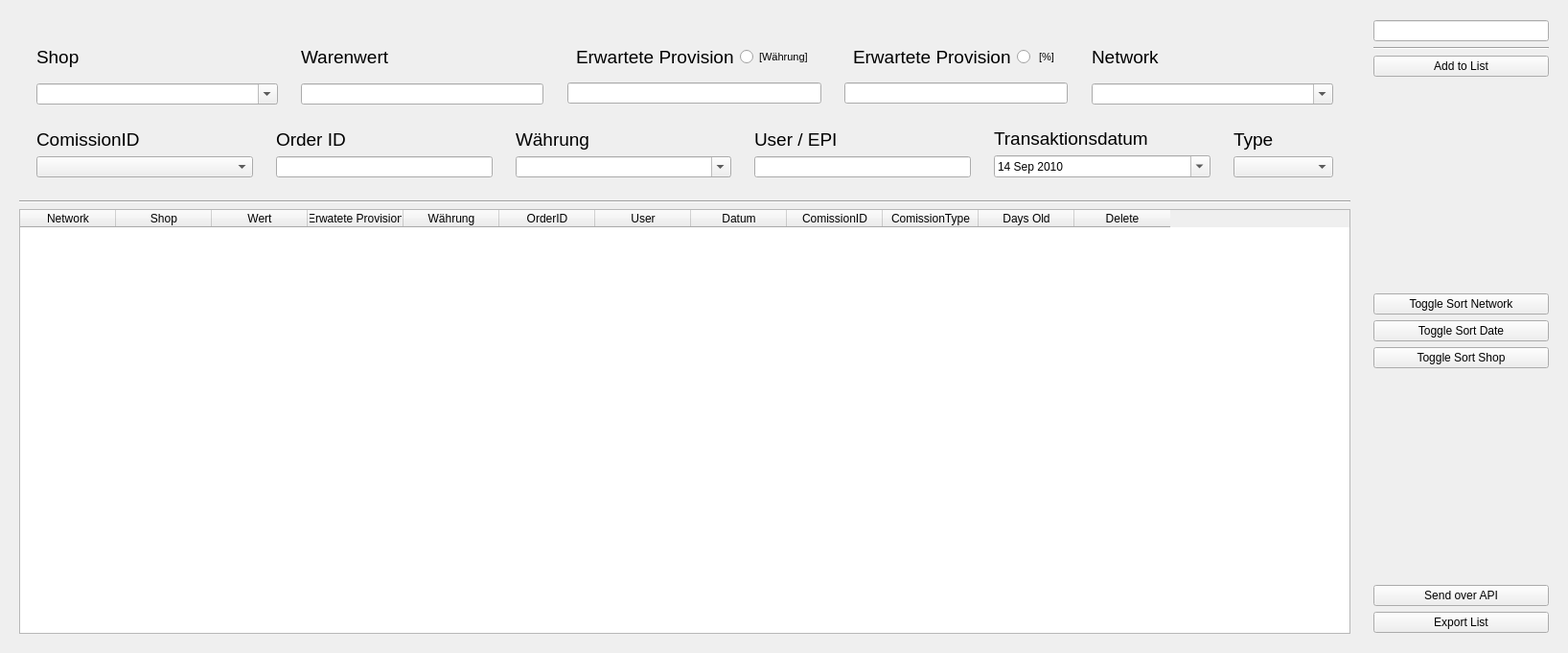
<?xml version="1.0" encoding="UTF-8"?>
<ui version="4.0">
 <class>P_SupportPage</class>
 <widget class="QWidget" name="P_SupportPage">
  <property name="geometry">
   <rect>
    <x>0</x>
    <y>0</y>
    <width>1636</width>
    <height>681</height>
   </rect>
  </property>
  <property name="windowTitle">
   <string>Form</string>
  </property>
  <layout class="QHBoxLayout" name="horizontalLayout">
   <item>
    <widget class="QFrame" name="verticalFrame_2">
     <property name="sizePolicy">
      <sizepolicy hsizetype="Preferred" vsizetype="Preferred">
       <horstretch>7</horstretch>
       <verstretch>0</verstretch>
      </sizepolicy>
     </property>
     <layout class="QVBoxLayout" name="verticalLayout_2">
      <item>
       <widget class="QFrame" name="verticalFrame_3">
        <property name="sizePolicy">
         <sizepolicy hsizetype="Preferred" vsizetype="Preferred">
          <horstretch>0</horstretch>
          <verstretch>1</verstretch>
         </sizepolicy>
        </property>
        <layout class="QVBoxLayout" name="verticalLayout_12">
         <item>
          <layout class="QHBoxLayout" name="A_TopHalf">
           <item>
            <widget class="QFrame" name="A_TopHalf_1">
             <property name="sizePolicy">
              <sizepolicy hsizetype="Preferred" vsizetype="Preferred">
               <horstretch>1</horstretch>
               <verstretch>0</verstretch>
              </sizepolicy>
             </property>
             <layout class="QVBoxLayout" name="verticalLayout_4">
              <item>
               <widget class="QLabel" name="L_Shop">
                <property name="sizePolicy">
                 <sizepolicy hsizetype="Preferred" vsizetype="Preferred">
                  <horstretch>0</horstretch>
                  <verstretch>0</verstretch>
                 </sizepolicy>
                </property>
                <property name="font">
                 <font>
                  <pointsize>14</pointsize>
                 </font>
                </property>
                <property name="text">
                 <string>Shop</string>
                </property>
                <property name="buddy">
                 <cstring>CB_shop</cstring>
                </property>
               </widget>
              </item>
              <item>
               <widget class="QComboBox" name="CB_shop">
                <property name="sizePolicy">
                 <sizepolicy hsizetype="Preferred" vsizetype="Fixed">
                  <horstretch>0</horstretch>
                  <verstretch>1</verstretch>
                 </sizepolicy>
                </property>
                <property name="editable">
                 <bool>true</bool>
                </property>
               </widget>
              </item>
             </layout>
            </widget>
           </item>
           <item>
            <widget class="QFrame" name="A_TopHalf_2">
             <property name="sizePolicy">
              <sizepolicy hsizetype="Preferred" vsizetype="Preferred">
               <horstretch>1</horstretch>
               <verstretch>0</verstretch>
              </sizepolicy>
             </property>
             <layout class="QVBoxLayout" name="verticalLayout">
              <item>
               <widget class="QLabel" name="L_Value">
                <property name="sizePolicy">
                 <sizepolicy hsizetype="Preferred" vsizetype="Preferred">
                  <horstretch>0</horstretch>
                  <verstretch>0</verstretch>
                 </sizepolicy>
                </property>
                <property name="font">
                 <font>
                  <pointsize>14</pointsize>
                 </font>
                </property>
                <property name="text">
                 <string>Warenwert</string>
                </property>
                <property name="buddy">
                 <cstring>LE_value</cstring>
                </property>
               </widget>
              </item>
              <item>
               <widget class="QLineEdit" name="LE_value">
                <property name="sizePolicy">
                 <sizepolicy hsizetype="Expanding" vsizetype="Fixed">
                  <horstretch>0</horstretch>
                  <verstretch>1</verstretch>
                 </sizepolicy>
                </property>
               </widget>
              </item>
             </layout>
            </widget>
           </item>
           <item>
            <widget class="QFrame" name="A_TopHalf_3">
             <property name="sizePolicy">
              <sizepolicy hsizetype="Preferred" vsizetype="Preferred">
               <horstretch>1</horstretch>
               <verstretch>0</verstretch>
              </sizepolicy>
             </property>
             <layout class="QHBoxLayout" name="horizontalLayout_5">
              <property name="spacing">
               <number>6</number>
              </property>
              <property name="leftMargin">
               <number>1</number>
              </property>
              <property name="topMargin">
               <number>1</number>
              </property>
              <property name="rightMargin">
               <number>1</number>
              </property>
              <property name="bottomMargin">
               <number>1</number>
              </property>
              <item>
               <widget class="QFrame" name="A_TopHalf_3_1">
                <property name="sizePolicy">
                 <sizepolicy hsizetype="Preferred" vsizetype="Preferred">
                  <horstretch>1</horstretch>
                  <verstretch>1</verstretch>
                 </sizepolicy>
                </property>
                <layout class="QVBoxLayout" name="verticalLayout_3">
                 <item>
                  <widget class="QFrame" name="A_TopHalf_3_1_1">
                   <property name="sizePolicy">
                    <sizepolicy hsizetype="Preferred" vsizetype="Preferred">
                     <horstretch>0</horstretch>
                     <verstretch>1</verstretch>
                    </sizepolicy>
                   </property>
                   <layout class="QHBoxLayout" name="horizontalLayout_3">
                    <item>
                     <widget class="QLabel" name="L_expectedProvCurrency">
                      <property name="sizePolicy">
                       <sizepolicy hsizetype="Preferred" vsizetype="Preferred">
                        <horstretch>2</horstretch>
                        <verstretch>0</verstretch>
                       </sizepolicy>
                      </property>
                      <property name="font">
                       <font>
                        <pointsize>14</pointsize>
                       </font>
                      </property>
                      <property name="text">
                       <string>Erwartete Provision</string>
                      </property>
                      <property name="buddy">
                       <cstring>RB_expProvCur</cstring>
                      </property>
                     </widget>
                    </item>
                    <item>
                     <widget class="QRadioButton" name="RB_expProvCur">
                      <property name="sizePolicy">
                       <sizepolicy hsizetype="Preferred" vsizetype="Preferred">
                        <horstretch>1</horstretch>
                        <verstretch>0</verstretch>
                       </sizepolicy>
                      </property>
                      <property name="font">
                       <font>
                        <pointsize>8</pointsize>
                       </font>
                      </property>
                      <property name="text">
                       <string>[Währung]</string>
                      </property>
                      <attribute name="buttonGroup">
                       <string notr="true">buttonGroup</string>
                      </attribute>
                     </widget>
                    </item>
                   </layout>
                  </widget>
                 </item>
                 <item>
                  <widget class="QLineEdit" name="LE_expectedProv_Currency">
                   <property name="sizePolicy">
                    <sizepolicy hsizetype="Expanding" vsizetype="Fixed">
                     <horstretch>0</horstretch>
                     <verstretch>1</verstretch>
                    </sizepolicy>
                   </property>
                  </widget>
                 </item>
                </layout>
               </widget>
              </item>
              <item>
               <widget class="QFrame" name="A_TopHalf_3_2">
                <property name="sizePolicy">
                 <sizepolicy hsizetype="Preferred" vsizetype="Preferred">
                  <horstretch>1</horstretch>
                  <verstretch>0</verstretch>
                 </sizepolicy>
                </property>
                <layout class="QVBoxLayout" name="verticalLayout_7">
                 <item>
                  <widget class="QFrame" name="A_TopHalf_3_2_1">
                   <property name="sizePolicy">
                    <sizepolicy hsizetype="Preferred" vsizetype="Preferred">
                     <horstretch>0</horstretch>
                     <verstretch>1</verstretch>
                    </sizepolicy>
                   </property>
                   <layout class="QHBoxLayout" name="horizontalLayout_6">
                    <item>
                     <widget class="QLabel" name="L_expectedProvPercent">
                      <property name="sizePolicy">
                       <sizepolicy hsizetype="Preferred" vsizetype="Preferred">
                        <horstretch>2</horstretch>
                        <verstretch>0</verstretch>
                       </sizepolicy>
                      </property>
                      <property name="font">
                       <font>
                        <pointsize>14</pointsize>
                       </font>
                      </property>
                      <property name="text">
                       <string>Erwartete Provision</string>
                      </property>
                      <property name="buddy">
                       <cstring>RB_expProvPer</cstring>
                      </property>
                     </widget>
                    </item>
                    <item>
                     <widget class="QRadioButton" name="RB_expProvPer">
                      <property name="sizePolicy">
                       <sizepolicy hsizetype="Preferred" vsizetype="Preferred">
                        <horstretch>1</horstretch>
                        <verstretch>0</verstretch>
                       </sizepolicy>
                      </property>
                      <property name="font">
                       <font>
                        <pointsize>8</pointsize>
                       </font>
                      </property>
                      <property name="text">
                       <string> [%]</string>
                      </property>
                      <attribute name="buttonGroup">
                       <string notr="true">buttonGroup</string>
                      </attribute>
                     </widget>
                    </item>
                   </layout>
                  </widget>
                 </item>
                 <item>
                  <widget class="QLineEdit" name="LE_expectedProv_Percent">
                   <property name="sizePolicy">
                    <sizepolicy hsizetype="Expanding" vsizetype="Fixed">
                     <horstretch>0</horstretch>
                     <verstretch>1</verstretch>
                    </sizepolicy>
                   </property>
                  </widget>
                 </item>
                </layout>
               </widget>
              </item>
             </layout>
            </widget>
           </item>
           <item>
            <widget class="QFrame" name="A_Tophalf_4">
             <property name="sizePolicy">
              <sizepolicy hsizetype="Preferred" vsizetype="Preferred">
               <horstretch>1</horstretch>
               <verstretch>0</verstretch>
              </sizepolicy>
             </property>
             <layout class="QVBoxLayout" name="verticalLayout_10">
              <property name="leftMargin">
               <number>9</number>
              </property>
              <property name="topMargin">
               <number>9</number>
              </property>
              <property name="rightMargin">
               <number>9</number>
              </property>
              <property name="bottomMargin">
               <number>9</number>
              </property>
              <item>
               <widget class="QLabel" name="label">
                <property name="sizePolicy">
                 <sizepolicy hsizetype="Preferred" vsizetype="Preferred">
                  <horstretch>0</horstretch>
                  <verstretch>0</verstretch>
                 </sizepolicy>
                </property>
                <property name="font">
                 <font>
                  <pointsize>14</pointsize>
                 </font>
                </property>
                <property name="text">
                 <string>Network</string>
                </property>
                <property name="buddy">
                 <cstring>CB_Network</cstring>
                </property>
               </widget>
              </item>
              <item>
               <widget class="QComboBox" name="CB_Network">
                <property name="sizePolicy">
                 <sizepolicy hsizetype="Preferred" vsizetype="Fixed">
                  <horstretch>0</horstretch>
                  <verstretch>1</verstretch>
                 </sizepolicy>
                </property>
                <property name="editable">
                 <bool>true</bool>
                </property>
               </widget>
              </item>
             </layout>
            </widget>
           </item>
          </layout>
         </item>
         <item>
          <layout class="QHBoxLayout" name="B_BottomHalf">
           <item>
            <widget class="QFrame" name="B_BottomHalf_1">
             <property name="sizePolicy">
              <sizepolicy hsizetype="Preferred" vsizetype="Preferred">
               <horstretch>2</horstretch>
               <verstretch>0</verstretch>
              </sizepolicy>
             </property>
             <layout class="QVBoxLayout" name="verticalLayout_9">
              <item>
               <widget class="QLabel" name="L_ComissionID">
                <property name="font">
                 <font>
                  <pointsize>14</pointsize>
                 </font>
                </property>
                <property name="text">
                 <string>ComissionID</string>
                </property>
                <property name="buddy">
                 <cstring>CB_ComissionID</cstring>
                </property>
               </widget>
              </item>
              <item>
               <widget class="QComboBox" name="CB_ComissionID"/>
              </item>
             </layout>
            </widget>
           </item>
           <item>
            <widget class="QFrame" name="verticalFrame">
             <property name="sizePolicy">
              <sizepolicy hsizetype="Preferred" vsizetype="Preferred">
               <horstretch>2</horstretch>
               <verstretch>0</verstretch>
              </sizepolicy>
             </property>
             <layout class="QVBoxLayout" name="verticalLayout_14">
              <property name="leftMargin">
               <number>9</number>
              </property>
              <property name="topMargin">
               <number>9</number>
              </property>
              <property name="rightMargin">
               <number>9</number>
              </property>
              <property name="bottomMargin">
               <number>9</number>
              </property>
              <item>
               <widget class="QLabel" name="label_3">
                <property name="font">
                 <font>
                  <pointsize>14</pointsize>
                 </font>
                </property>
                <property name="text">
                 <string>Order ID</string>
                </property>
               </widget>
              </item>
              <item>
               <widget class="QLineEdit" name="LE_orderId"/>
              </item>
             </layout>
            </widget>
           </item>
           <item>
            <widget class="QFrame" name="B_BottomHalf_2">
             <property name="sizePolicy">
              <sizepolicy hsizetype="Preferred" vsizetype="Preferred">
               <horstretch>2</horstretch>
               <verstretch>0</verstretch>
              </sizepolicy>
             </property>
             <layout class="QVBoxLayout" name="verticalLayout_5">
              <item>
               <widget class="QLabel" name="L_Currency">
                <property name="sizePolicy">
                 <sizepolicy hsizetype="Preferred" vsizetype="Preferred">
                  <horstretch>0</horstretch>
                  <verstretch>1</verstretch>
                 </sizepolicy>
                </property>
                <property name="font">
                 <font>
                  <pointsize>14</pointsize>
                 </font>
                </property>
                <property name="text">
                 <string>Währung</string>
                </property>
                <property name="buddy">
                 <cstring>CB_Currency</cstring>
                </property>
               </widget>
              </item>
              <item>
               <widget class="QComboBox" name="CB_Currency">
                <property name="sizePolicy">
                 <sizepolicy hsizetype="Preferred" vsizetype="Fixed">
                  <horstretch>0</horstretch>
                  <verstretch>1</verstretch>
                 </sizepolicy>
                </property>
                <property name="editable">
                 <bool>true</bool>
                </property>
               </widget>
              </item>
             </layout>
            </widget>
           </item>
           <item>
            <widget class="QFrame" name="B_BottomHalf_3">
             <property name="sizePolicy">
              <sizepolicy hsizetype="Preferred" vsizetype="Preferred">
               <horstretch>2</horstretch>
               <verstretch>0</verstretch>
              </sizepolicy>
             </property>
             <layout class="QVBoxLayout" name="verticalLayout_6">
              <item>
               <widget class="QLabel" name="L_UserName">
                <property name="sizePolicy">
                 <sizepolicy hsizetype="Preferred" vsizetype="Preferred">
                  <horstretch>0</horstretch>
                  <verstretch>1</verstretch>
                 </sizepolicy>
                </property>
                <property name="font">
                 <font>
                  <pointsize>14</pointsize>
                 </font>
                </property>
                <property name="text">
                 <string>User / EPI</string>
                </property>
                <property name="buddy">
                 <cstring>LE_User</cstring>
                </property>
               </widget>
              </item>
              <item>
               <widget class="QLineEdit" name="LE_User">
                <property name="sizePolicy">
                 <sizepolicy hsizetype="Expanding" vsizetype="Fixed">
                  <horstretch>0</horstretch>
                  <verstretch>1</verstretch>
                 </sizepolicy>
                </property>
               </widget>
              </item>
             </layout>
            </widget>
           </item>
           <item>
            <widget class="QFrame" name="B_BottomHalf_4">
             <property name="sizePolicy">
              <sizepolicy hsizetype="Preferred" vsizetype="Preferred">
               <horstretch>2</horstretch>
               <verstretch>0</verstretch>
              </sizepolicy>
             </property>
             <layout class="QVBoxLayout" name="verticalLayout_8">
              <item>
               <widget class="QLabel" name="L_TransactionDate">
                <property name="sizePolicy">
                 <sizepolicy hsizetype="Preferred" vsizetype="Preferred">
                  <horstretch>0</horstretch>
                  <verstretch>1</verstretch>
                 </sizepolicy>
                </property>
                <property name="font">
                 <font>
                  <pointsize>14</pointsize>
                 </font>
                </property>
                <property name="text">
                 <string>Transaktionsdatum</string>
                </property>
                <property name="buddy">
                 <cstring>DE_transactionDate</cstring>
                </property>
               </widget>
              </item>
              <item>
               <widget class="QDateEdit" name="DE_transactionDate">
                <property name="sizePolicy">
                 <sizepolicy hsizetype="Minimum" vsizetype="Fixed">
                  <horstretch>0</horstretch>
                  <verstretch>1</verstretch>
                 </sizepolicy>
                </property>
                <property name="minimumDate">
                 <date>
                  <year>2010</year>
                  <month>9</month>
                  <day>14</day>
                 </date>
                </property>
                <property name="calendarPopup">
                 <bool>true</bool>
                </property>
               </widget>
              </item>
             </layout>
            </widget>
           </item>
           <item>
            <widget class="QFrame" name="verticalFrame_4">
             <property name="sizePolicy">
              <sizepolicy hsizetype="Preferred" vsizetype="Preferred">
               <horstretch>1</horstretch>
               <verstretch>0</verstretch>
              </sizepolicy>
             </property>
             <layout class="QVBoxLayout" name="verticalLayout_11">
              <property name="leftMargin">
               <number>9</number>
              </property>
              <property name="topMargin">
               <number>9</number>
              </property>
              <property name="rightMargin">
               <number>9</number>
              </property>
              <property name="bottomMargin">
               <number>9</number>
              </property>
              <item>
               <widget class="QLabel" name="label_2">
                <property name="font">
                 <font>
                  <pointsize>14</pointsize>
                 </font>
                </property>
                <property name="text">
                 <string>Type</string>
                </property>
                <property name="buddy">
                 <cstring>CB_SuppType</cstring>
                </property>
               </widget>
              </item>
              <item>
               <widget class="QComboBox" name="CB_SuppType"/>
              </item>
             </layout>
            </widget>
           </item>
          </layout>
         </item>
        </layout>
       </widget>
      </item>
      <item>
       <widget class="Line" name="line_2">
        <property name="orientation">
         <enum>Qt::Horizontal</enum>
        </property>
       </widget>
      </item>
      <item>
       <widget class="QTableWidget" name="T_NachbuchungsanfragenListe">
        <property name="sizePolicy">
         <sizepolicy hsizetype="Expanding" vsizetype="Expanding">
          <horstretch>0</horstretch>
          <verstretch>4</verstretch>
         </sizepolicy>
        </property>
        <column>
         <property name="text">
          <string>Network</string>
         </property>
        </column>
        <column>
         <property name="text">
          <string>Shop</string>
         </property>
        </column>
        <column>
         <property name="text">
          <string>Wert</string>
         </property>
        </column>
        <column>
         <property name="text">
          <string>Erwatete Provision</string>
         </property>
        </column>
        <column>
         <property name="text">
          <string>Währung</string>
         </property>
        </column>
        <column>
         <property name="text">
          <string>OrderID</string>
         </property>
        </column>
        <column>
         <property name="text">
          <string>User</string>
         </property>
        </column>
        <column>
         <property name="text">
          <string>Datum</string>
         </property>
        </column>
        <column>
         <property name="text">
          <string>ComissionID</string>
         </property>
        </column>
        <column>
         <property name="text">
          <string>ComissionType</string>
         </property>
        </column>
        <column>
         <property name="text">
          <string>Days Old</string>
         </property>
        </column>
        <column>
         <property name="text">
          <string>Delete</string>
         </property>
        </column>
       </widget>
      </item>
     </layout>
    </widget>
   </item>
   <item>
    <widget class="QFrame" name="verticalFrame">
     <property name="sizePolicy">
      <sizepolicy hsizetype="Preferred" vsizetype="Preferred">
       <horstretch>1</horstretch>
       <verstretch>0</verstretch>
      </sizepolicy>
     </property>
     <layout class="QVBoxLayout" name="verticalLayout_13">
      <property name="topMargin">
       <number>10</number>
      </property>
      <property name="bottomMargin">
       <number>10</number>
      </property>
      <item>
       <widget class="QLineEdit" name="LE_SearchBar">
        <property name="text">
         <string/>
        </property>
       </widget>
      </item>
      <item>
       <widget class="Line" name="line">
        <property name="orientation">
         <enum>Qt::Horizontal</enum>
        </property>
       </widget>
      </item>
      <item>
       <widget class="QPushButton" name="PB_AddToList">
        <property name="text">
         <string>Add to List</string>
        </property>
       </widget>
      </item>
      <item>
       <spacer name="verticalSpacer_2">
        <property name="orientation">
         <enum>Qt::Vertical</enum>
        </property>
        <property name="sizeHint" stdset="0">
         <size>
          <width>20</width>
          <height>40</height>
         </size>
        </property>
       </spacer>
      </item>
      <item>
       <widget class="QPushButton" name="PB_SortNetwork">
        <property name="text">
         <string>Toggle Sort Network</string>
        </property>
       </widget>
      </item>
      <item>
       <widget class="QPushButton" name="PB_SortDate">
        <property name="text">
         <string>Toggle Sort Date</string>
        </property>
       </widget>
      </item>
      <item>
       <widget class="QPushButton" name="PB_SprtShop">
        <property name="text">
         <string>Toggle Sort Shop</string>
        </property>
       </widget>
      </item>
      <item>
       <spacer name="verticalSpacer">
        <property name="orientation">
         <enum>Qt::Vertical</enum>
        </property>
        <property name="sizeHint" stdset="0">
         <size>
          <width>20</width>
          <height>40</height>
         </size>
        </property>
       </spacer>
      </item>
      <item>
       <widget class="QPushButton" name="PB_SendOverAPI">
        <property name="text">
         <string>Send over API</string>
        </property>
       </widget>
      </item>
      <item>
       <widget class="QPushButton" name="PB_ExportList">
        <property name="text">
         <string>Export List</string>
        </property>
       </widget>
      </item>
     </layout>
    </widget>
   </item>
  </layout>
 </widget>
 <resources/>
 <connections/>
 <buttongroups>
  <buttongroup name="buttonGroup"/>
 </buttongroups>
</ui>
